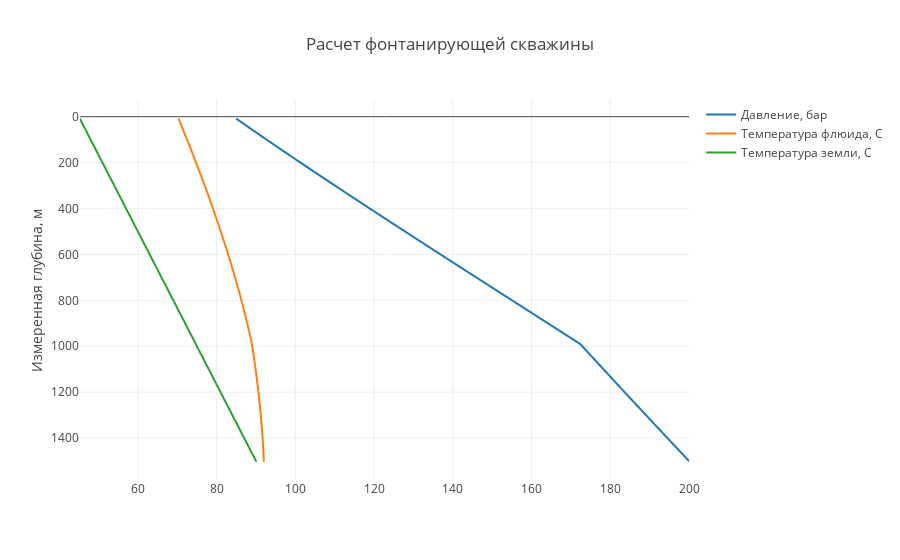

Source (notebook cell):
### Code cell
trace1 = trace(simple_well.data.get_values(27), simple_well.data.get_values(26),  "Давление, бар")
trace2 = trace(simple_well.data.get_values(28), simple_well.data.get_values(26),  "Температура флюида, С")
trace3 = trace(simple_well.data.get_values(29), simple_well.data.get_values(26),  "Температура земли, С")
data=[trace1,trace2,trace3]
plot()

### Figure 1 — Plotly figure (JSON) as saved in the notebook; plotly's stock layout.template omitted (floating-point values rounded to 4 significant figures; data arrays with more than 128 entries replaced by an {"elided": "..."} marker saying what was removed)
{"data": [{"mode": "lines", "name": "Давление, бар", "type": "scattergl", "uid": "5a6da3d6-6f9d-4a0f-b4fb-59321d7fd435", "x": {"elided": "150 float values"}, "y": {"elided": "150 int values"}}, {"mode": "lines", "name": "Температура флюида, С", "type": "scattergl", "uid": "5c9371aa-81f1-4077-9b98-92fb08e2011b", "x": {"elided": "150 float values"}, "y": {"elided": "150 int values"}}, {"mode": "lines", "name": "Температура земли, С", "type": "scattergl", "uid": "dfb1196b-51e2-49ea-b04e-9b17fbb9572f", "x": {"elided": "150 float values"}, "y": {"elided": "150 int values"}}], "layout": {"title": {"text": "Расчет фонтанирующей скважины"}, "yaxis": {"autorange": "reversed", "title": {"text": "Измеренная глубина, м"}}}}
